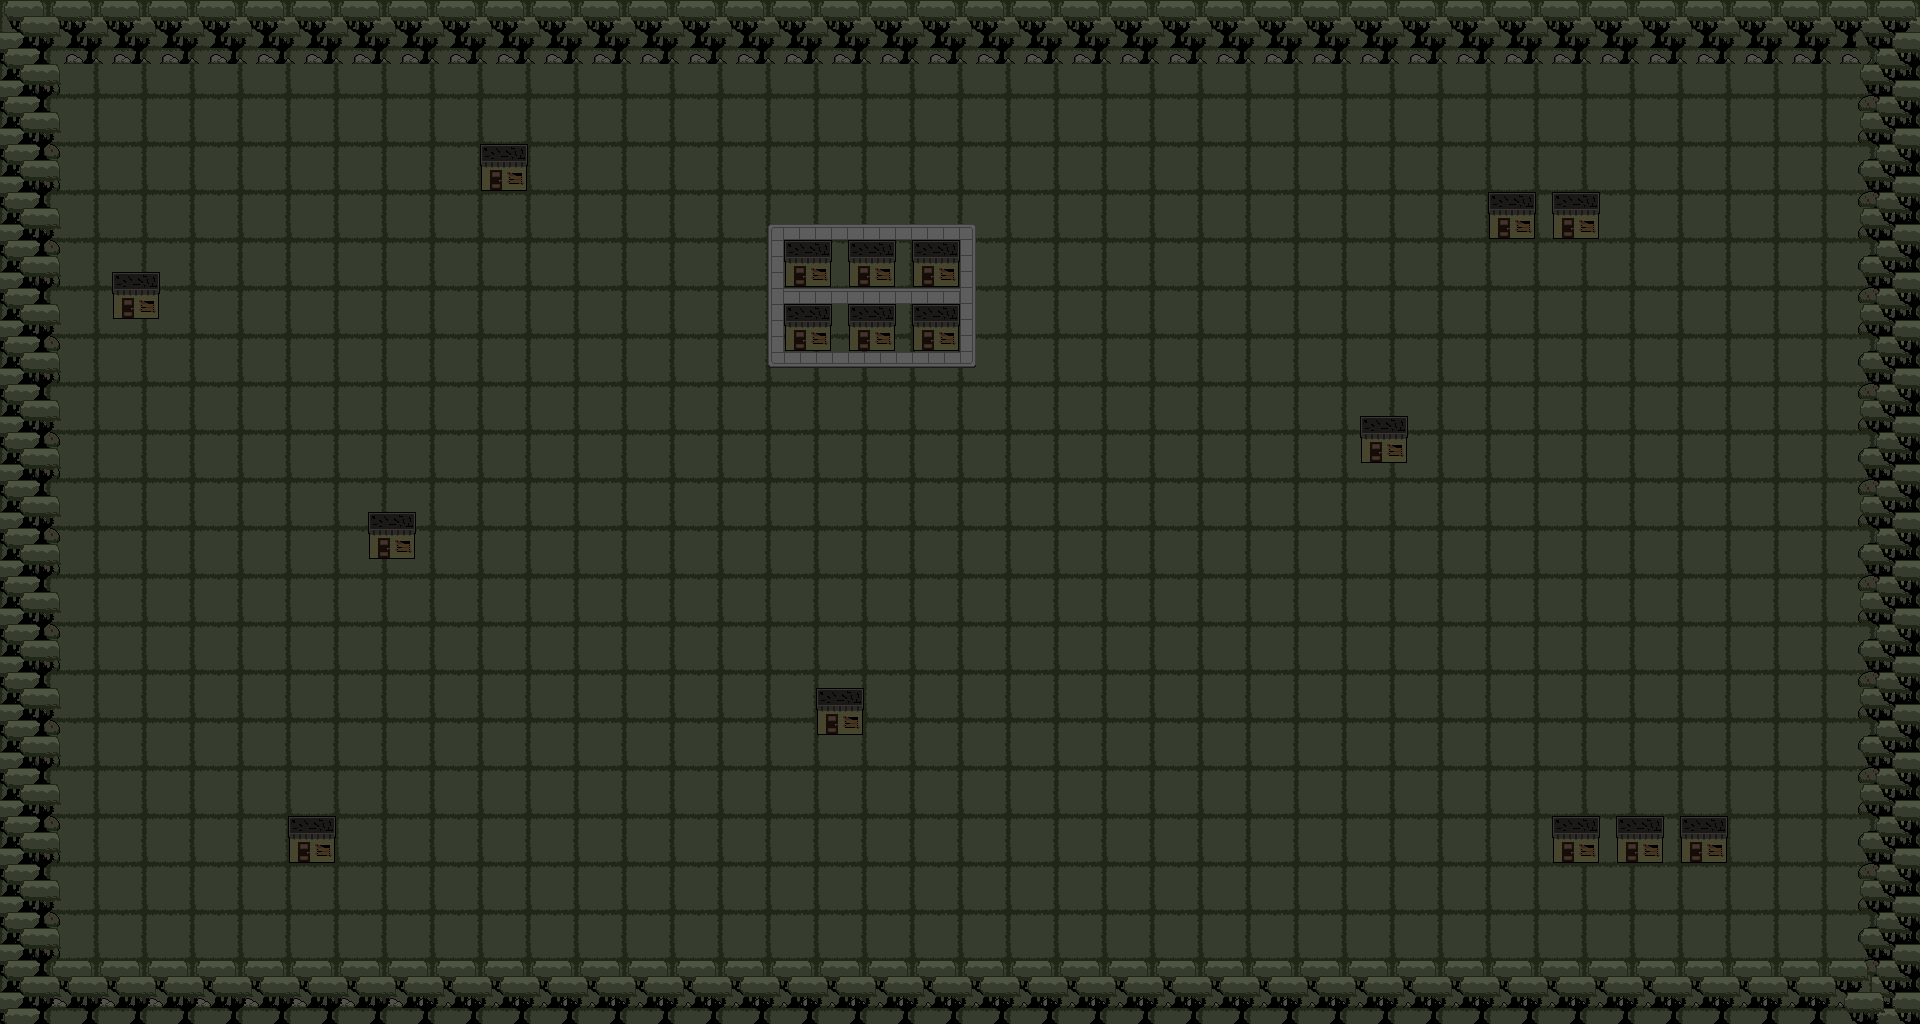

Below is a game level as drawn by its tile map, then a one-line description and the .tmx that defines it (tile-layer data replaced by summaries):
An orthogonal 120x64 tile map with 16x16 px tiles, 6 tile layers (Grass Tile, Bottom Rock, Border Layer 1, Border Layer 2, ...), 5 tilesets and 13 objects (13x Obstacle).

<map version="1.10" tiledversion="1.11.2" orientation="orthogonal" renderorder="right-down" width="120" height="64" tilewidth="16" tileheight="16" infinite="0" nextlayerid="15" nextobjectid="31">
 <tileset firstgid="1" source="../TSX/Trees.tsx" />
 <tileset firstgid="33" source="../TSX/BRINGIN.tsx" />
 <tileset firstgid="42" source="../TSX/House&amp;Props.tsx" />
 <tileset firstgid="90" source="../TSX/TileMapGrass v4.tsx" />
 <tileset firstgid="117" source="../TSX/House.tsx" />
 <layer id="1" name="Grass Tile" width="120" height="64" locked="1">
  <data>[7680 cells, 7680 non-empty, 9 distinct tile ids]</data>
 </layer>
 <layer id="10" name="Bottom Rock" width="120" height="64">
  <data>[7680 cells, 341 non-empty, 7 distinct tile ids]</data>
 </layer>
 <layer id="6" name="Border Layer 1" width="120" height="64">
  <data>[7680 cells, 991 non-empty, 9 distinct tile ids]</data>
 </layer>
 <layer id="2" name="Border Layer 2" width="120" height="64">
  <data>[7680 cells, 1059 non-empty, 9 distinct tile ids]</data>
 </layer>
 <layer id="5" name="Border Layer 3" width="120" height="64">
  <data>[7680 cells, 433 non-empty, 12 distinct tile ids]</data>
 </layer>
 <layer id="11" name="House" width="120" height="64">
  <data>[7680 cells, 210 non-empty, 18 distinct tile ids]</data>
 </layer>
 <objectgroup id="3" name="Left Border" class="Obstacle" locked="1">
  <object id="2" name="Left_tree_border" type="Obstacle" x="-15.8333" y="-2.29167" width="70.2916" height="1030.46" />
 </objectgroup>
 <objectgroup id="4" name="Top Border" class="Obstacle" locked="1">
  <object id="5" name="Top_tree_border" type="Obstacle" x="-12" y="-13.3333" width="1952" height="62.6667" />
 </objectgroup>
 <objectgroup id="7" name="Right Border" class="Obstacle" locked="1">
  <object id="8" name="Right_tree_border" type="Obstacle" x="1864.33" y="-12.6667" width="75.6667" height="1046.67" />
 </objectgroup>
 <objectgroup id="8" name="Bottom Border" class="Obstacle" locked="1">
  <object id="11" name="Bottom_tree_border" type="Obstacle" x="-7.33333" y="961.333" width="1945.33" height="75.6667" />
 </objectgroup>
 <objectgroup id="12" name="House" class="Obstacle" locked="1">
  <object id="19" name="House" type="Obstacle" x="784.059" y="241.126" width="176.063" height="109.75" />
  <object id="20" name="House" type="Obstacle" x="479.944" y="143.943" width="48.0625" height="46.75" />
  <object id="21" name="House" type="Obstacle" x="111.853" y="272.216" width="48.0625" height="46.75" />
  <object id="22" name="House" type="Obstacle" x="367.853" y="511.966" width="48.0625" height="46.75" />
  <object id="23" name="House" type="Obstacle" x="815.853" y="688.153" width="48.0625" height="46.75" />
  <object id="24" name="House" type="Obstacle" x="287.937" y="816.216" width="48.0625" height="46.75" />
  <object id="25" name="House" type="Obstacle" x="1359.88" y="415.965" width="48.0625" height="46.75" />
  <object id="26" name="House" type="Obstacle" x="1487.9" y="192.049" width="113.063" height="46.75" />
  <object id="29" name="House" type="Obstacle" x="1551.9" y="816.005" width="176.063" height="45.75" />
 </objectgroup>
</map>
